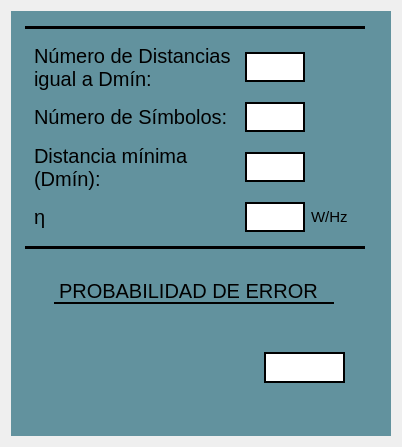
                <widget class="QWidget" name="tab_16">
                 <attribute name="title">
                  <string>Cota Superior de Error</string>
                 </attribute>
                 <layout class="QGridLayout" name="gridLayout_74">
                  <item row="0" column="0">
                   <widget class="QFrame" name="frame_24">
                    <property name="minimumSize">
                     <size>
                      <width>380</width>
                      <height>425</height>
                     </size>
                    </property>
                    <property name="maximumSize">
                     <size>
                      <width>380</width>
                      <height>425</height>
                     </size>
                    </property>
                    <property name="styleSheet">
                     <string notr="true">QFrame{
	background-color: rgb(98, 146, 158);
	border: none;
}</string>
                    </property>
                    <property name="frameShape">
                     <enum>QFrame::StyledPanel</enum>
                    </property>
                    <property name="frameShadow">
                     <enum>QFrame::Raised</enum>
                    </property>
                    <layout class="QGridLayout" name="gridLayout_73">
                     <property name="leftMargin">
                      <number>0</number>
                     </property>
                     <property name="rightMargin">
                      <number>12</number>
                     </property>
                     <item row="2" column="0">
                      <widget class="QFrame" name="frame_63">
                       <property name="minimumSize">
                        <size>
                         <width>330</width>
                         <height>160</height>
                        </size>
                       </property>
                       <property name="maximumSize">
                        <size>
                         <width>330</width>
                         <height>160</height>
                        </size>
                       </property>
                       <property name="frameShape">
                        <enum>QFrame::StyledPanel</enum>
                       </property>
                       <property name="frameShadow">
                        <enum>QFrame::Raised</enum>
                       </property>
                       <layout class="QGridLayout" name="gridLayout_72">
                        <item row="0" column="0">
                         <widget class="QFrame" name="frame_64">
                          <property name="minimumSize">
                           <size>
                            <width>320</width>
                            <height>30</height>
                           </size>
                          </property>
                          <property name="maximumSize">
                           <size>
                            <width>320</width>
                            <height>30</height>
                           </size>
                          </property>
                          <property name="frameShape">
                           <enum>QFrame::StyledPanel</enum>
                          </property>
                          <property name="frameShadow">
                           <enum>QFrame::Raised</enum>
                          </property>
                          <layout class="QGridLayout" name="gridLayout_75">
                           <property name="topMargin">
                            <number>1</number>
                           </property>
                           <property name="bottomMargin">
                            <number>1</number>
                           </property>
                           <item row="0" column="0">
                            <widget class="QLabel" name="label_79">
                             <property name="minimumSize">
                              <size>
                               <width>280</width>
                               <height>25</height>
                              </size>
                             </property>
                             <property name="maximumSize">
                              <size>
                               <width>280</width>
                               <height>25</height>
                              </size>
                             </property>
                             <property name="styleSheet">
                              <string notr="true">QLabel{
qproperty-alignment: AlignCenter;
font-size: 20px;
border: none;
border-bottom: 2px solid black;
}</string>
                             </property>
                             <property name="text">
                              <string>PROBABILIDAD DE ERROR</string>
                             </property>
                            </widget>
                           </item>
                          </layout>
                         </widget>
                        </item>
                        <item row="1" column="0">
                         <widget class="QFrame" name="frame_65">
                          <property name="minimumSize">
                           <size>
                            <width>320</width>
                            <height>85</height>
                           </size>
                          </property>
                          <property name="maximumSize">
                           <size>
                            <width>320</width>
                            <height>80</height>
                           </size>
                          </property>
                          <property name="frameShape">
                           <enum>QFrame::StyledPanel</enum>
                          </property>
                          <property name="frameShadow">
                           <enum>QFrame::Raised</enum>
                          </property>
                          <widget class="QLabel" name="label_80">
                           <property name="geometry">
                            <rect>
                             <x>10</x>
                             <y>10</y>
                             <width>211</width>
                             <height>71</height>
                            </rect>
                           </property>
                           <property name="styleSheet">
                            <string notr="true">QLabel{
qproperty-alignment: AlignLeft;
font-size: 15px;
border: none;
}</string>
                           </property>
                           <property name="text">
                            <string/>
                           </property>
                           <property name="pixmap">
                            <pixmap>Formulas Pe 1.png</pixmap>
                           </property>
                           <property name="scaledContents">
                            <bool>true</bool>
                           </property>
                          </widget>
                          <widget class="QLineEdit" name="lePeCota">
                           <property name="geometry">
                            <rect>
                             <x>230</x>
                             <y>30</y>
                             <width>81</width>
                             <height>31</height>
                            </rect>
                           </property>
                           <property name="styleSheet">
                            <string notr="true">QLineEdit{
background-color: white;
border: 2px solid black;
font-color: black;
qproperty-alignment: AlignCenter;
font-size: 15px;
}</string>
                           </property>
                           <property name="text">
                            <string/>
                           </property>
                          </widget>
                         </widget>
                        </item>
                       </layout>
                       <zorder>frame_65</zorder>
                       <zorder>frame_64</zorder>
                      </widget>
                     </item>
                     <item row="0" column="0">
                      <widget class="QFrame" name="frame_55">
                       <property name="minimumSize">
                        <size>
                         <width>340</width>
                         <height>223</height>
                        </size>
                       </property>
                       <property name="maximumSize">
                        <size>
                         <width>340</width>
                         <height>223</height>
                        </size>
                       </property>
                       <property name="styleSheet">
                        <string notr="true">QFrame{
border-top: 3px solid black;
border-bottom: 3px solid black
}</string>
                       </property>
                       <property name="frameShape">
                        <enum>QFrame::StyledPanel</enum>
                       </property>
                       <property name="frameShadow">
                        <enum>QFrame::Raised</enum>
                       </property>
                       <layout class="QGridLayout" name="gridLayout_55">
                        <item row="0" column="0">
                         <widget class="QLabel" name="label_73">
                          <property name="enabled">
                           <bool>true</bool>
                          </property>
                          <property name="minimumSize">
                           <size>
                            <width>205</width>
                            <height>50</height>
                           </size>
                          </property>
                          <property name="maximumSize">
                           <size>
                            <width>205</width>
                            <height>50</height>
                           </size>
                          </property>
                          <property name="styleSheet">
                           <string notr="true">QLabel{
qproperty-alignment: AlignLeft;
font-size: 20px;
border: none;
}</string>
                          </property>
                          <property name="text">
                           <string>Número de Distancias 
igual a Dmín:</string>
                          </property>
                         </widget>
                        </item>
                        <item row="0" column="1">
                         <widget class="QFrame" name="frame_32">
                          <property name="minimumSize">
                           <size>
                            <width>60</width>
                            <height>50</height>
                           </size>
                          </property>
                          <property name="maximumSize">
                           <size>
                            <width>60</width>
                            <height>50</height>
                           </size>
                          </property>
                          <property name="styleSheet">
                           <string notr="true">QFrame{
border: none;
}</string>
                          </property>
                          <property name="frameShape">
                           <enum>QFrame::StyledPanel</enum>
                          </property>
                          <property name="frameShadow">
                           <enum>QFrame::Raised</enum>
                          </property>
                          <layout class="QGridLayout" name="gridLayout">
                           <property name="leftMargin">
                            <number>0</number>
                           </property>
                           <property name="topMargin">
                            <number>0</number>
                           </property>
                           <property name="rightMargin">
                            <number>0</number>
                           </property>
                           <property name="bottomMargin">
                            <number>0</number>
                           </property>
                           <item row="0" column="0">
                            <widget class="QLineEdit" name="leNDmin">
                             <property name="minimumSize">
                              <size>
                               <width>60</width>
                               <height>30</height>
                              </size>
                             </property>
                             <property name="maximumSize">
                              <size>
                               <width>60</width>
                               <height>30</height>
                              </size>
                             </property>
                             <property name="styleSheet">
                              <string notr="true">QLineEdit{
background-color: white;
border: 2px solid black;
font-color: black;
qproperty-alignment: AlignCenter;
font-size: 15px;
}</string>
                             </property>
                             <property name="text">
                              <string/>
                             </property>
                            </widget>
                           </item>
                          </layout>
                         </widget>
                        </item>
                        <item row="1" column="0">
                         <widget class="QLabel" name="label_74">
                          <property name="minimumSize">
                           <size>
                            <width>205</width>
                            <height>30</height>
                           </size>
                          </property>
                          <property name="maximumSize">
                           <size>
                            <width>205</width>
                            <height>30</height>
                           </size>
                          </property>
                          <property name="styleSheet">
                           <string notr="true">QLabel{
qproperty-alignment: AlignLeft;
font-size: 20px;
border: none;
background-color: transparent;
}</string>
                          </property>
                          <property name="text">
                           <string>Número de Símbolos:</string>
                          </property>
                          <property name="wordWrap">
                           <bool>false</bool>
                          </property>
                         </widget>
                        </item>
                        <item row="1" column="1">
                         <widget class="QFrame" name="frame_33">
                          <property name="minimumSize">
                           <size>
                            <width>60</width>
                            <height>30</height>
                           </size>
                          </property>
                          <property name="maximumSize">
                           <size>
                            <width>60</width>
                            <height>30</height>
                           </size>
                          </property>
                          <property name="styleSheet">
                           <string notr="true">QFrame{
border: none;
}</string>
                          </property>
                          <property name="frameShape">
                           <enum>QFrame::StyledPanel</enum>
                          </property>
                          <property name="frameShadow">
                           <enum>QFrame::Raised</enum>
                          </property>
                          <layout class="QGridLayout" name="gridLayout_6">
                           <property name="leftMargin">
                            <number>0</number>
                           </property>
                           <property name="topMargin">
                            <number>0</number>
                           </property>
                           <property name="rightMargin">
                            <number>0</number>
                           </property>
                           <property name="bottomMargin">
                            <number>0</number>
                           </property>
                           <item row="0" column="0">
                            <widget class="QLineEdit" name="leNumSimb">
                             <property name="minimumSize">
                              <size>
                               <width>60</width>
                               <height>30</height>
                              </size>
                             </property>
                             <property name="maximumSize">
                              <size>
                               <width>60</width>
                               <height>30</height>
                              </size>
                             </property>
                             <property name="styleSheet">
                              <string notr="true">QLineEdit{
background-color: white;
border: 2px solid black;
font-color: black;
qproperty-alignment: AlignCenter;
font-size: 15px;
}</string>
                             </property>
                             <property name="text">
                              <string/>
                             </property>
                            </widget>
                           </item>
                          </layout>
                         </widget>
                        </item>
                        <item row="2" column="0">
                         <widget class="QLabel" name="label_76">
                          <property name="minimumSize">
                           <size>
                            <width>205</width>
                            <height>50</height>
                           </size>
                          </property>
                          <property name="maximumSize">
                           <size>
                            <width>205</width>
                            <height>50</height>
                           </size>
                          </property>
                          <property name="styleSheet">
                           <string notr="true">QLabel{
qproperty-alignment: AlignLeft;
font-size: 20px;
border: none;
}</string>
                          </property>
                          <property name="text">
                           <string>Distancia mínima 
(Dmín):</string>
                          </property>
                         </widget>
                        </item>
                        <item row="2" column="1">
                         <widget class="QFrame" name="frame_93">
                          <property name="minimumSize">
                           <size>
                            <width>60</width>
                            <height>50</height>
                           </size>
                          </property>
                          <property name="maximumSize">
                           <size>
                            <width>60</width>
                            <height>50</height>
                           </size>
                          </property>
                          <property name="styleSheet">
                           <string notr="true">QFrame{
border: none;
}</string>
                          </property>
                          <property name="frameShape">
                           <enum>QFrame::StyledPanel</enum>
                          </property>
                          <property name="frameShadow">
                           <enum>QFrame::Raised</enum>
                          </property>
                          <layout class="QGridLayout" name="gridLayout_7">
                           <property name="leftMargin">
                            <number>0</number>
                           </property>
                           <property name="topMargin">
                            <number>0</number>
                           </property>
                           <property name="rightMargin">
                            <number>0</number>
                           </property>
                           <property name="bottomMargin">
                            <number>0</number>
                           </property>
                           <item row="0" column="0">
                            <widget class="QLineEdit" name="leDminPe">
                             <property name="minimumSize">
                              <size>
                               <width>60</width>
                               <height>30</height>
                              </size>
                             </property>
                             <property name="maximumSize">
                              <size>
                               <width>60</width>
                               <height>30</height>
                              </size>
                             </property>
                             <property name="styleSheet">
                              <string notr="true">QLineEdit{
background-color: white;
border: 2px solid black;
font-color: black;
qproperty-alignment: AlignCenter;
font-size: 15px;
}</string>
                             </property>
                             <property name="text">
                              <string/>
                             </property>
                            </widget>
                           </item>
                          </layout>
                         </widget>
                        </item>
                        <item row="3" column="0">
                         <widget class="QLabel" name="label_77">
                          <property name="minimumSize">
                           <size>
                            <width>205</width>
                            <height>30</height>
                           </size>
                          </property>
                          <property name="maximumSize">
                           <size>
                            <width>205</width>
                            <height>30</height>
                           </size>
                          </property>
                          <property name="styleSheet">
                           <string notr="true">QLabel{
qproperty-alignment: AlignLeft;
font-size: 20px;
border: none;
}</string>
                          </property>
                          <property name="text">
                           <string>&lt;p&gt;&amp;eta;&lt;/p&gt;</string>
                          </property>
                         </widget>
                        </item>
                        <item row="3" column="1">
                         <widget class="QFrame" name="frame_94">
                          <property name="minimumSize">
                           <size>
                            <width>60</width>
                            <height>30</height>
                           </size>
                          </property>
                          <property name="maximumSize">
                           <size>
                            <width>60</width>
                            <height>30</height>
                           </size>
                          </property>
                          <property name="styleSheet">
                           <string notr="true">QFrame{
border: none;
background-color: transparent;
}</string>
                          </property>
                          <property name="frameShape">
                           <enum>QFrame::StyledPanel</enum>
                          </property>
                          <property name="frameShadow">
                           <enum>QFrame::Raised</enum>
                          </property>
                          <layout class="QGridLayout" name="gridLayout_53">
                           <property name="leftMargin">
                            <number>0</number>
                           </property>
                           <property name="topMargin">
                            <number>0</number>
                           </property>
                           <property name="rightMargin">
                            <number>0</number>
                           </property>
                           <property name="bottomMargin">
                            <number>0</number>
                           </property>
                           <item row="0" column="0">
                            <widget class="QLineEdit" name="leEtaPe">
                             <property name="minimumSize">
                              <size>
                               <width>60</width>
                               <height>30</height>
                              </size>
                             </property>
                             <property name="maximumSize">
                              <size>
                               <width>60</width>
                               <height>30</height>
                              </size>
                             </property>
                             <property name="styleSheet">
                              <string notr="true">QLineEdit{
background-color: white;
border: 2px solid black;
font-color: black;
qproperty-alignment: AlignCenter;
font-size: 15px;
}</string>
                             </property>
                             <property name="text">
                              <string/>
                             </property>
                            </widget>
                           </item>
                          </layout>
                         </widget>
                        </item>
                        <item row="3" column="2">
                         <widget class="QLabel" name="label_64">
                          <property name="styleSheet">
                           <string notr="true">QLabel{
qproperty-alignment: AlignCenter;
font-size: 15px;
border: none;
}</string>
                          </property>
                          <property name="text">
                           <string>W/Hz</string>
                          </property>
                         </widget>
                        </item>
                       </layout>
                      </widget>
                     </item>
                    </layout>
                   </widget>
                  </item>
                 </layout>
                </widget>
